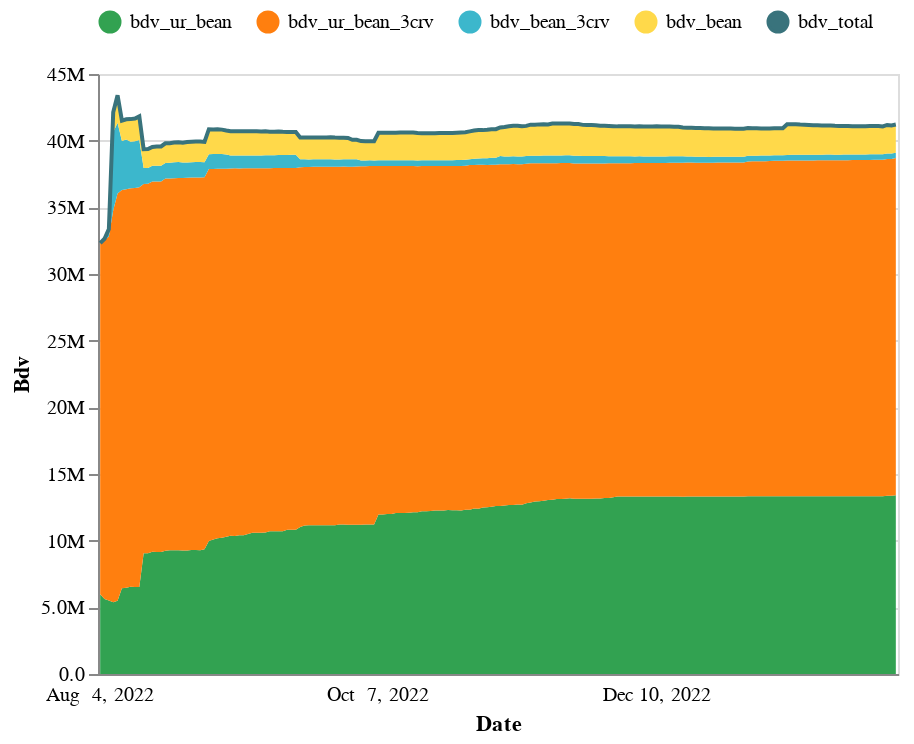

Notebook code cell kept with this figure:
### Code cell
lmetrics = data.variable.unique().tolist()
lmetrics.remove('bdv_total')
rmetrics = ['bdv_total'] 
metrics = lmetrics + rmetrics 
colors = {
    m: GreenOrange_6.hex_colors[i] for i, m in enumerate(metrics)
}
chart_area = chart(
    data, 
    'timestamp', 
    lmetrics=lmetrics, 
    lstrategy="stack_area", 
    rmetrics=rmetrics, 
    rstrategy='line',
    yaxis_left_kwargs=dict(title='Bdv', format=".2s"), 
    colors=colors, 
    legend_kwargs=dict(title=None, orient='top'),
    width=400
)
chart_area

### Figure 1 — Vega-Lite specification as saved in the notebook (floating-point values rounded to 4 significant figures; data arrays with more than 128 entries replaced by an {"elided": "..."} marker saying what was removed)
{"config": {"view": {"continuousWidth": 400, "continuousHeight": 300}}, "layer": [{"mark": "area", "encoding": {"color": {"field": "variable", "legend": {"orient": "top", "title": null}, "scale": {"domain": ["bdv_ur_bean", "bdv_ur_bean_3crv", "bdv_bean_3crv", "bdv_bean", "bdv_total"], "range": ["#32A251", "#FF7F0F", "#3CB7CC", "#FFD94A", "#39737C"]}, "type": "nominal"}, "order": {"field": "stack_order", "sort": "ascending", "type": "quantitative"}, "x": {"axis": {"formatType": "time", "labelAngle": 0, "labelExpr": "timeFormat(toDate(datum.value), '%b %e, %Y')", "labelOverlap": true, "labelPadding": 5, "labelSeparation": 50, "ticks": false, "title": "Date"}, "field": "timestamp", "type": "ordinal"}, "y": {"axis": {"format": ".2s", "title": "Bdv"}, "field": "value", "type": "quantitative"}}, "title": "", "transform": [{"calculate": "datum['variable'] === 'bdv_ur_bean' ? 0 :  datum['variable'] === 'bdv_ur_bean_3crv' ? 1 :  datum['variable'] === 'bdv_bean_3crv' ? 2 :  datum['variable'] === 'bdv_bean' ? 3 :  datum['variable'] === 'bdv_total' ? 4 : 5", "as": "stack_order"}, {"filter": "datum['variable'] == 'bdv_ur_bean' | datum['variable'] == 'bdv_ur_bean_3crv' | datum['variable'] == 'bdv_bean_3crv' | datum['variable'] == 'bdv_bean'"}], "width": 400}, {"layer": [{"mark": "line", "encoding": {"color": {"field": "variable", "legend": {"orient": "top", "title": null}, "scale": {"domain": ["bdv_ur_bean", "bdv_ur_bean_3crv", "bdv_bean_3crv", "bdv_bean", "bdv_total"], "range": ["#32A251", "#FF7F0F", "#3CB7CC", "#FFD94A", "#39737C"]}, "type": "nominal"}, "order": {"field": "stack_order", "sort": "ascending", "type": "quantitative"}, "x": {"axis": {"formatType": "time", "labelAngle": 0, "labelExpr": "timeFormat(toDate(datum.value), '%b %e, %Y')", "labelOverlap": true, "labelPadding": 5, "labelSeparation": 50, "ticks": false, "title": "Date"}, "field": "timestamp", "type": "ordinal"}, "y": {"axis": {}, "field": "value", "type": "quantitative"}}, "title": "", "transform": [{"calculate": "datum['variable'] === 'bdv_ur_bean' ? 0 :  datum['variable'] === 'bdv_ur_bean_3crv' ? 1 :  datum['variable'] === 'bdv_bean_3crv' ? 2 :  datum['variable'] === 'bdv_bean' ? 3 :  datum['variable'] === 'bdv_total' ? 4 : 5", "as": "stack_order"}, {"filter": "datum['variable'] == 'bdv_total'"}], "width": 400}, {"mark": {"type": "rule", "color": "#474440", "opacity": 1, "strokeDash": [2.5, 1]}, "encoding": {"x": {"axis": {"formatType": "time", "labelAngle": 0, "labelExpr": "timeFormat(toDate(datum.value), '%b %e, %Y')", "labelOverlap": true, "labelPadding": 5, "labelSeparation": 50, "ticks": false, "title": "Date"}, "field": "timestamp", "type": "ordinal"}}, "title": "", "transform": [{"calculate": "datum['variable'] === 'bdv_ur_bean' ? 0 :  datum['variable'] === 'bdv_ur_bean_3crv' ? 1 :  datum['variable'] === 'bdv_bean_3crv' ? 2 :  datum['variable'] === 'bdv_bean' ? 3 :  datum['variable'] === 'bdv_total' ? 4 : 5", "as": "stack_order"}, {"pivot": "variable", "value": "value", "groupby": ["timestamp"]}, {"filter": "\n            year(datum['timestamp']) === 2022 && \n            month(datum['timestamp']) === 3 && \n            date(datum['timestamp']) === 17 \n        "}], "width": 400}, {"mark": {"type": "rule", "color": "#878787"}, "encoding": {"opacity": {"condition": {"value": 1, "selection": "selector009"}, "value": 0}, "tooltip": [{"field": "timestamp", "timeUnit": "yearmonthdate", "title": "date", "type": "ordinal"}, {"field": "bdv_ur_bean", "format": ",d", "type": "quantitative"}, {"field": "bdv_ur_bean_3crv", "format": ",d", "type": "quantitative"}, {"field": "bdv_bean_3crv", "format": ",d", "type": "quantitative"}, {"field": "bdv_bean", "format": ",d", "type": "quantitative"}, {"field": "bdv_total", "format": ",d", "type": "quantitative"}], "x": {"axis": {"formatType": "time", "labelAngle": 0, "labelExpr": "timeFormat(toDate(datum.value), '%b %e, %Y')", "labelOverlap": true, "labelPadding": 5, "labelSeparation": 50, "ticks": false, "title": "Date"}, "field": "timestamp", "type": "ordinal"}}, "selection": {"selector009": {"type": "single", "fields": ["timestamp"], "nearest": true, "on": "mouseover", "empty": "none", "clear": "mouseout"}}, "title": "", "transform": [{"calculate": "datum['variable'] === 'bdv_ur_bean' ? 0 :  datum['variable'] === 'bdv_ur_bean_3crv' ? 1 :  datum['variable'] === 'bdv_bean_3crv' ? 2 :  datum['variable'] === 'bdv_bean' ? 3 :  datum['variable'] === 'bdv_total' ? 4 : 5", "as": "stack_order"}, {"pivot": "variable", "value": "value", "groupby": ["timestamp"]}], "width": 400}]}], "data": {"name": "data-ec120d3fa8e3b4048da01f6da7bf1993"}, "$schema": "https://vega.github.io/schema/vega-lite/v4.17.0.json", "datasets": {"data-ec120d3fa8e3b4048da01f6da7bf1993": {"elided": "918 records"}}}
